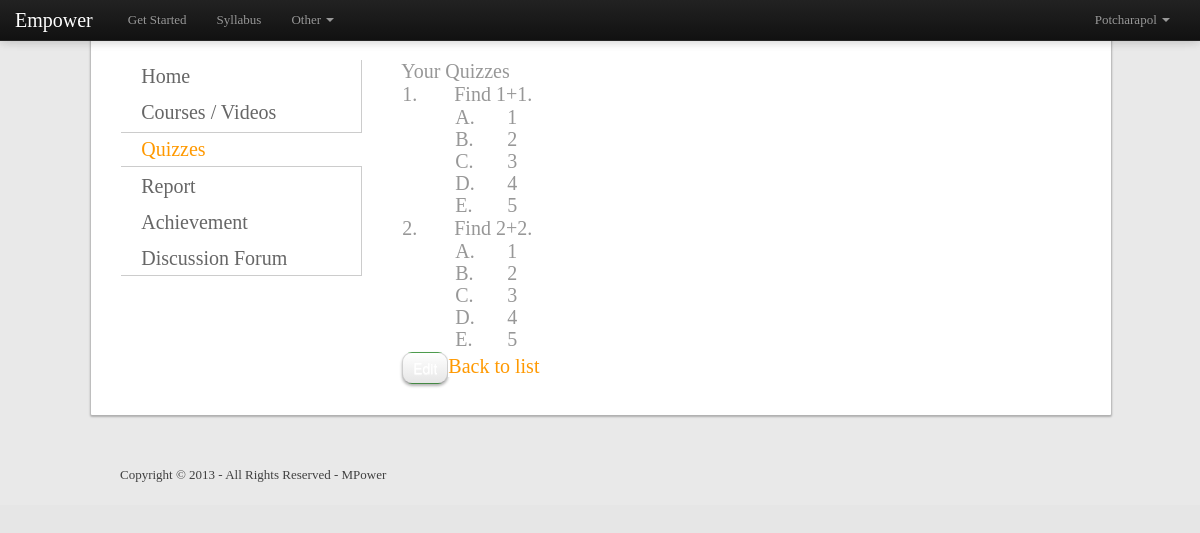
Screenshot of /quiz.php?edit=1 (signed in) with the database file from the repository.
### tables this page shows
CREATE TABLE `question` (
  `id` int(11) NOT NULL auto_increment,
  `quizid` int(11) default NULL,
  `problem` text,
  `subjectid` int(11) default NULL,
  `A` text,
  `B` text,
  `C` text,
  `D` text,
  `E` text,
  `answer` int(11) default NULL,
  `explanation` text,
  `time` double default NULL,
  PRIMARY KEY  (`id`)
);

### quiz_teacher_edit.php (the view, shortened to what this page needs)
<!DOCTYPE html>
<html lang="en">
	<head>
		<link rel="stylesheet" href="assets/css/layout.css" type="text/css">
		<link rel="stylesheet" href="assets/css/elements.css" type="text/css">
		<link rel="stylesheet" href="assets/css/popbox.css" type="text/css">
		<link rel="stylesheet" href="assets/css/quiz.css" type="text/css">
	</head>
	<body>
		<?php include 'header.php'; ?>
		<div class="wrapper row2">
			<div id="container">
				<div class="full-canvas">
					<aside id="left_column">
						<nav>
							<ul>
							<li><a href="index.php"><h2>Home</h2></a></li>
							<li><a href="courses.php"><h2>Courses / Videos</h2></a></li>
							<li class="selected"><a href="quiz_student.php"><h2>Quizzes</h2></a></li>
							<li><a href="report.php"><h2>Report</h2></a></li>
							<li><a href="achievement.php"><h2>Achievement</h2></a></li>
							<li class="last"><a href="discussion.php"><h2>Discussion Forum</h2></a></li>
							</ul>
						</nav>
					</aside>
					<div id="content">
						<div id="quiz_header_div">
							<header id="quiz_header">
								<hgroup>
								<?php
								if (isset($viewid)) {
									include 'db/dbconfig.php';
									$quiztitle_query = mysql_query('SELECT * FROM quiz WHERE id='.$editid);
									$quiztitle = mysql_fetch_array($quiztitle_query);
									echo '<h1>'.$quiztitle['title'].'</h1>';
									mysql_close();
								} else
									echo '<h1>Your Quizzes</h1>';
								?>
								</hgroup>
							</header>
						</div>
						<div id="quiz_content">
							<?php
								$questions_query = mysql_query('SELECT * FROM question WHERE quizid='.$editid.' ORDER BY id');
								$numQuestions = mysql_num_rows($questions_query);
								$choice = array('A','B','C','D','E');
								echo '<table>';
								for ($i = 0; $i < $numQuestions; ++$i) {
									$question = mysql_fetch_array($questions_query);
									echo '<tr>';
									echo '<td valign="top">' . ($i+1) . '.</td>';
									echo '<td valign="top">' . $question['problem'] . '</td>';
									echo '</tr>';
									echo '<tr>';
									echo '<td valign="top"></td>';
									echo '<td valign="top">';
									echo '<table>';
									foreach ($choice as $j=>$c) {
										echo ($question['answer'] == $j) ? '<tr class="answer correct">' : '<tr>';
										echo '<td valign="top">' . $c . '.</td>';
										echo '<td valign="top">' . $question[$c] . '</td>';
										echo '</tr>';
									}
									echo '</table>';
									echo '</td>';
									echo '</tr>';
								}
								echo '<td colspan="2">';
								echo '<input type="button" class="btn btn-edit" value="Edit" onclick="window.location.href=\'quiz.php?edit='.$editid.'\';" />';
								echo '<a href="quiz.php">Back to list</a>';
								echo '</td>';
								echo '</table>';
							?>
						</div>
					</div>
				</div>
			</div>
		</div>
		<?php include 'footer.php'; ?>
	</body>
</html>

### assets/css/layout.css (style rules this page uses)
body { margin:0; padding:0; font-size:13px; font-family:Georgia, "Times New Roman", Times, serif; color:#404040; background-color:#E6E6E6; }
a { outline:none; text-decoration:none; }
address, article, aside, figcaption, figure, footer, header, hgroup, nav, section { display:block; margin:0; padding:0; }
div.wrapper { display:block; width:100%; margin:0; padding:0; text-align:left; }
.row2 { color:#979797; background-color:#E9E9E9; }
.row2 a { color:#FF9900; background-color:#FFFFFF; }
#header, #container, #footer { display:block; margin:0 auto; width:960px; }
nav ul { margin:0; padding:0; list-style:none; }
h1, h2, h3, h4, h5, h6 { margin:0; padding:0; font-size:20px; font-weight:normal; font-style:normal; line-height:normal; }
#container { padding:30px 0; }
#container .full-canvas { background-color:#FFFFFF; border-radius:1px; box-shadow:0 1px 2px 1px rgba(0, 0, 0, 0.25); height:100%; margin-left:-3%; padding:30px; width:100%; }
#container #left_column { float:left; width:240px; }
#container #left_column nav { display:block; width:100%; margin-bottom:30px; border-right:1px solid #CCCCCC; border-bottom:1px solid #CCCCCC; }
#container #left_column nav ul { margin:0; padding:0; list-style:none; }
#container #left_column nav li { margin:0 0 3px 0; padding:0; }
#container #left_column nav li.selected { border-top:1px solid #CCCCCC; border-bottom:1px solid #CCCCCC; width:100.5%; }
#container #left_column nav li.selected a { font-weight:bold; color:#FF9900; }
#container #left_column nav li.last { margin-bottom:0; border-bottom:none; }
#container #left_column nav a { display:block; margin:0; padding:5px 10px 5px 20px; color:#666666; text-decoration:none; }
#container #content { float:right; width:680px; }

### assets/css/elements.css (style rules this page uses)
.btn { background-color:#2B91AF; border-radius:10px; box-shadow:0 2px 3px rgba(0,0,0,0.3); color:#FFFFFF; cursor:pointer; display:inline-block; padding:5px 10px; text-align:center; text-decoration:none; }
.btn-login,.btn-edit,.btn-save { background-color:#5BB75B; background-image:-moz-linear-gradient(center top,#62C462,#51A351); border-radius:5px; color:#FFFFFF; cursor:pointer; display:inline-block; padding:5px 10px; text-align:center; text-decoration:none; }
.btn-edit,.btn-save { border-radius:10px; box-shadow:0 2px 3px rgba(0,0,0,0.3); }

### assets/css/quiz.css (style rules this page uses)
table { width:100%; font-size:20px; }
table tbody tr td:first-child { width:50px; }

### rows the page displays
question: problem "Find 1+1.", c "A", A "1", c "B", B "2", c "C", C "3", c "D", D "4", c "E", E "5"
question: problem "Find 2+2.", c "A", A "1", c "B", B "2", c "C", C "3", c "D", D "4", c "E", E "5"

### other values shown
$_SESSION['login_user'] "Potcharapol"
